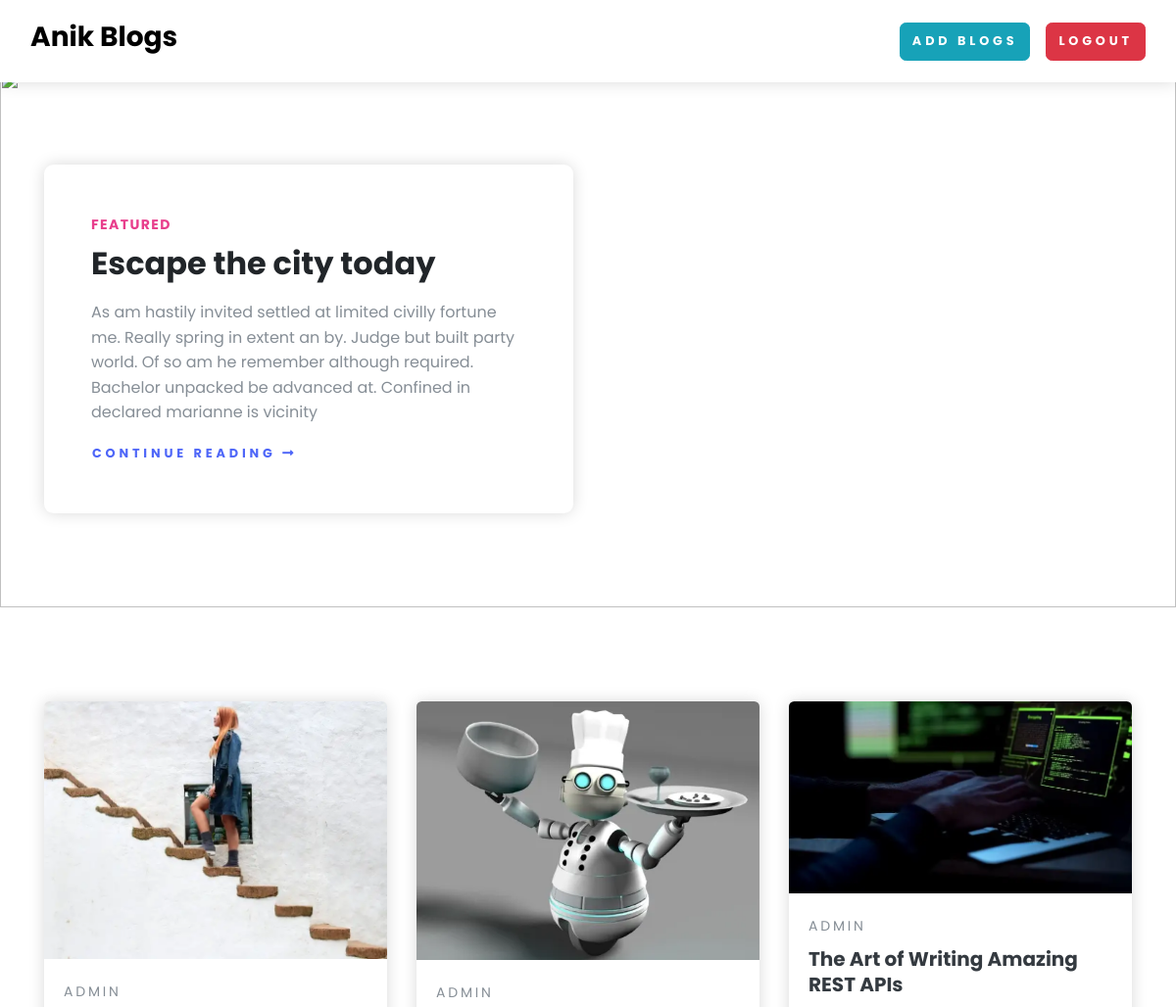
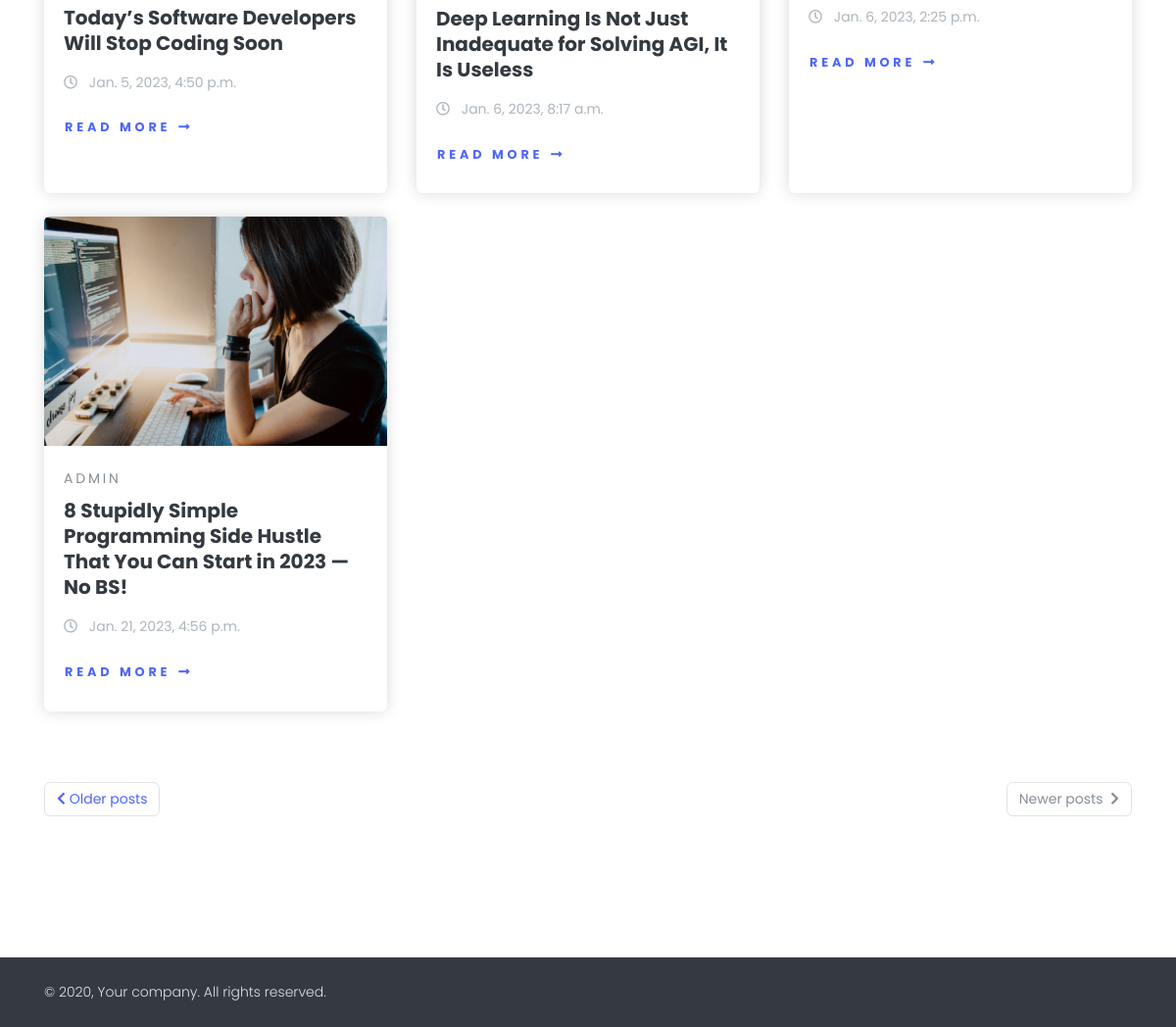
The app's page / (signed in) with its own data (2 pictures, top to bottom).
### home/models.py (models this page shows, shortened)
class BlogModel(models.Model):
    title = models.CharField(max_length=1000)
    content = FroalaField()
    slug = models.SlugField(max_length=1000, null=True, blank= True)
    user = models.ForeignKey(User, blank=True, null= True, on_delete=models.CASCADE)
    image = models.ImageField(upload_to='uploads/froala_editer/images')
    created_at = models.DateTimeField(auto_now_add=True)
    updated_at = models.DateTimeField(auto_now=True)
    approved = models.BooleanField('Approved',default=False)

### home/views.py (the view)
# urls.py: 2. Add a URL to urlpatterns:  path('', views.home, name='home')
def home(request):
    context = {'blogs' : BlogModel.objects.all()}
    return render(request, 'home.html', context)

### home/templates/home.html
{% extends 'base.html' %}
 {% block start %}
<section class="position-relative py-6">
    <img class="bg-image" src="https://images.pexels.com/photos/1761279/pexels-photo-1761279.jpeg?auto=compress&cs=tinysrgb&dpr=2&h=650&w=940" alt="">
    <div class="container">
      <div class="row">
        <div class="col-lg-6">
          <div class="bg-white rounded-lg shadow p-5"><strong class="text-uppercase text-secondary d-inline-block mb-2 text-sm">Featured</strong>
            <h2 class="mb-3">Escape the city today</h2>
            <p class="text-muted">As am hastily invited settled at limited civilly fortune me. Really spring in extent an by. Judge but built party world. Of so am he remember although required. Bachelor unpacked be advanced at. Confined in declared marianne is vicinity</p><a class="btn btn-link p-0" href="post.html">Continue reading <i class="fa fa-long-arrow-alt-right"></i></a>
          </div>
        </div>
      </div>
    </div>
  </section>
  <section class="py-6">
    <div class="container">
      <div class="row mb-5">
        {% for blog in blogs %}
        {% if blog.approved %}
        <div class="col-lg-4 col-sm-6 mb-4 hover-animate">
          <div class="card shadow border-0 h-100">
            <a href="{% url 'blog_detail' blog.slug %}">
              <img class="img-fluid card-img-top" src="/media/{{blog.image}}" alt="..."/></a>
            <div class="card-body"><a class="text-uppercase text-muted text-sm letter-spacing-2" href="#">
              {{blog.user.username}} </a>
              <h5 class="my-2"><a class="text-dark" href="{% url 'blog_detail' blog.slug %}">
               {{blog.title}}          </a></h5>
              <p class="text-gray-500 text-sm my-3"><i class="far fa-clock mr-2"></i>
                {{blog.created_at}}</p>
              <a class="btn btn-link pl-0"href="{% url 'blog_detail' blog.slug %}">Read more<i class="fa fa-long-arrow-alt-right ml-2"></i></a>
            </div>
          </div>
        </div>
        {% endif %}
        {% endfor %}
      </div>
      <nav aria-label="Blog pagination">
        <ul class="pagination justify-content-between mb-5">
          <li class="page-item"><a class="page-link text-sm rounded" href="#"> <i class="fa fa-chevron-left mr-1"></i>Older posts</a></li>
          <li class="page-item disabled"><a class="page-link text-sm rounded" href="#" tabindex="-1">Newer posts  <i class="fa fa-chevron-right ml-1"></i></a></li>
        </ul>
      </nav>
    </div>
  </section>
  {% endblock %}

### public/static/css/all.css (style rules this page uses)
.fa,.fab,.fal,.far,.fas { -moz-osx-font-smoothing:grayscale;-webkit-font-smoothing:antialiased;display:inline-block;font-style:normal;font-variant:normal;text-rendering:auto;line-height:1 }
.fa-chevron-left:before { content:"\f053" }
.fa-chevron-right:before { content:"\f054" }
.fa-clock:before { content:"\f017" }
.fa-long-arrow-alt-right:before { content:"\f30b" }
.far { font-weight:400 }
.fa,.far,.fas { font-family:"Font Awesome 5 Free" }
.fa,.fas { font-weight:900 }

### records on screen
BlogModel: image (picture), user.username "ADMIN", title "Today’s Software Developers Will Stop Coding Soon", created_at "Jan. 5, 2023, 4:50 p.m."
BlogModel: image (picture), user.username "ADMIN", title "Deep Learning Is Not Just Inadequate for Solving AGI, It Is Useless", created_at "Jan. 6, 2023, 8:17 a.m."
BlogModel: image (picture), user.username "ADMIN", title "The Art of Writing Amazing REST APIs", created_at "Jan. 6, 2023, 2:25 p.m."
BlogModel: image (picture), user.username "ADMIN", title "8 Stupidly Simple Programming Side Hustle That You Can Start in 2023 — No BS!", created_at "Jan. 21, 2023, 4:56 p.m."
